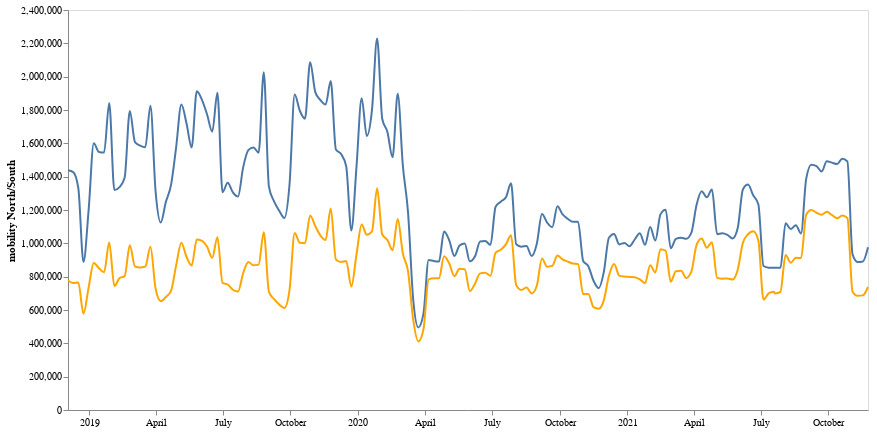

Source (notebook cell):
### Code cell
n_mob+s_mob

### Figure 1 — Vega-Lite specification as saved in the notebook (floating-point values rounded to 4 significant figures; data arrays with more than 128 entries replaced by an {"elided": "..."} marker saying what was removed)
{"config": {"view": {"continuousWidth": 400, "continuousHeight": 300}}, "layer": [{"data": {"name": "data-93a974e578e31f4586d62fd9b417ca1a"}, "mark": {"type": "line", "interpolate": "monotone", "opacity": 1.0}, "encoding": {"x": {"type": "temporal", "axis": {"grid": false, "title": null}, "field": "start_date"}, "y": {"type": "quantitative", "axis": {"grid": false, "title": "mobility North/South"}, "field": "sum_visits"}}, "height": 400, "width": 800}, {"data": {"name": "data-cf5c04af7089f5c138bfa45515b119b3"}, "mark": {"type": "line", "color": "orange", "interpolate": "monotone", "opacity": 1.0}, "encoding": {"x": {"type": "temporal", "axis": {"grid": false, "title": null}, "field": "start_date"}, "y": {"type": "quantitative", "axis": {"grid": false, "title": "mobility North/South"}, "field": "sum_visits"}}, "height": 400, "width": 800}], "$schema": "https://vega.github.io/schema/vega-lite/v4.8.1.json", "datasets": {"data-93a974e578e31f4586d62fd9b417ca1a": {"elided": "157 records"}, "data-cf5c04af7089f5c138bfa45515b119b3": {"elided": "157 records"}}}
